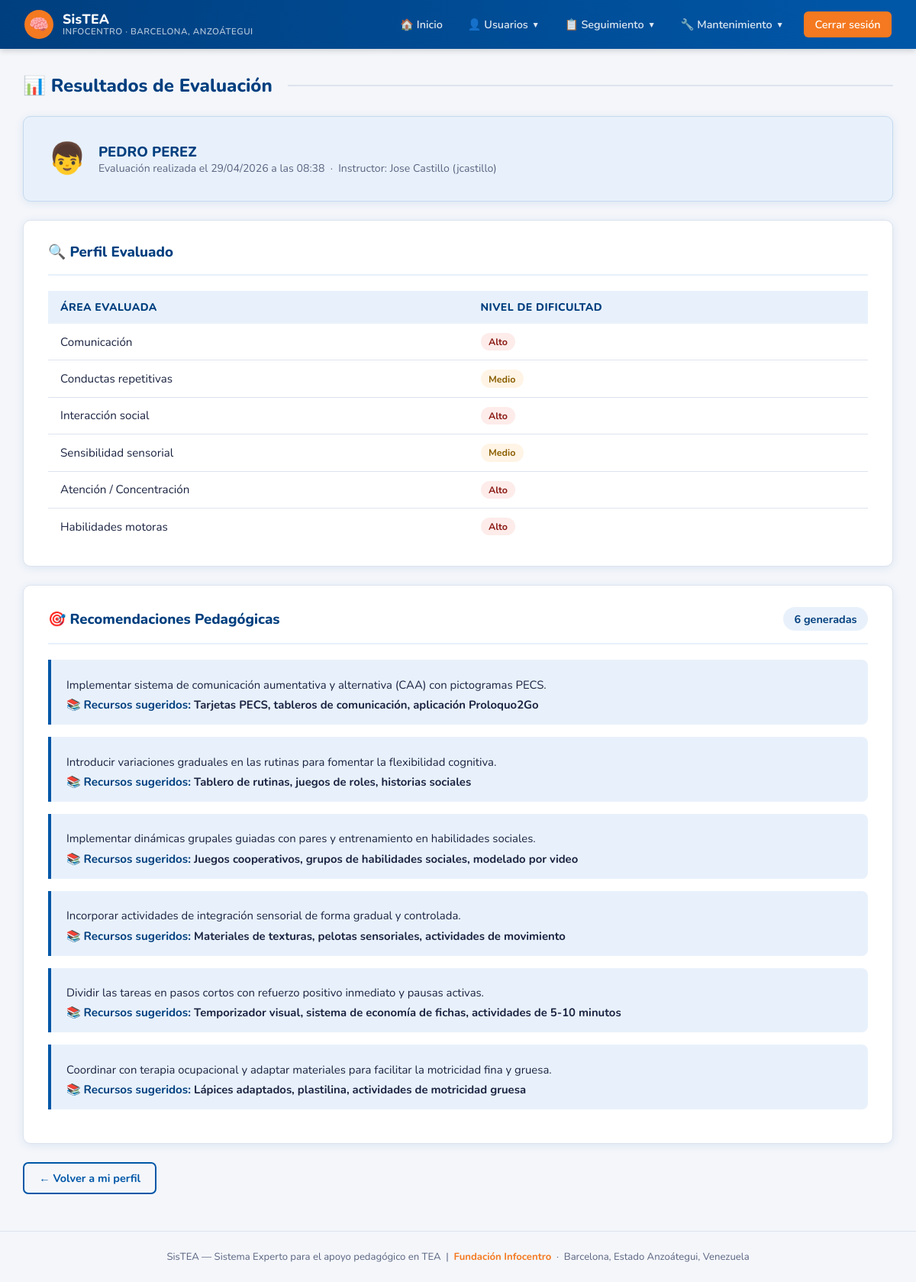
The page /panel/evaluaciones/2/ (signed in) on the database its author committed.
### sistex/models.py (models this page shows, shortened)
class Evaluacion(models.Model):
    NIVEL = [
        ('bajo', 'Bajo'),
        ('medio', 'Medio'),
        ('alto', 'Alto'),
    ]
    estudiante = models.ForeignKey(Estudiante, on_delete=models.CASCADE, related_name='evaluaciones')
    instructor = models.ForeignKey(Instructor, on_delete=models.SET_NULL, null=True)
    fecha = models.DateTimeField(auto_now_add=True)
    dificultad_comunicacion = models.CharField(max_length=10, choices=NIVEL, default='bajo')
    conductas_repetitivas = models.CharField(max_length=10, choices=NIVEL, default='bajo')
    interaccion_social = models.CharField(max_length=10, choices=NIVEL, default='bajo')
    sensibilidad_sensorial = models.CharField(max_length=10, choices=NIVEL, default='bajo')
    atencion_concentracion = models.CharField(max_length=10, choices=NIVEL, default='bajo')
    habilidades_motoras = models.CharField(max_length=10, choices=NIVEL, default='bajo')
    notas = models.TextField(blank=True)
    class Meta:
        verbose_name = "Evaluación"
        verbose_name_plural = "Evaluaciones"
        ordering = ['-fecha']

class Estudiante(models.Model):
    usuario = models.OneToOneField(User, on_delete=models.CASCADE, null=True, blank=True, related_name='estudiante_perfil')
    nombre = models.CharField(max_length=100)
    fecha_nacimiento = models.DateField()
    instructor = models.ForeignKey(Instructor, on_delete=models.SET_NULL, null=True, related_name='estudiantes')
    observaciones = models.TextField(blank=True)
    fecha_registro = models.DateTimeField(auto_now_add=True)
    class Meta:
        verbose_name = "Estudiante"
        verbose_name_plural = "Estudiantes"

class Instructor(models.Model):
    usuario = models.OneToOneField(User, on_delete=models.CASCADE)
    telefono = models.CharField(max_length=20, blank=True)
    especialidad = models.CharField(max_length=100, blank=True)
    def __str__(self):
        return f"{self.usuario.get_full_name()} ({self.usuario.username})"
    class Meta:
        verbose_name = "Instructor"
        verbose_name_plural = "Instructores"

class Recomendacion(models.Model):
    evaluacion = models.ForeignKey(Evaluacion, on_delete=models.CASCADE, related_name='recomendaciones')
    regla = models.ForeignKey(Regla, on_delete=models.SET_NULL, null=True, related_name='recomendaciones_generadas')
    descripcion = models.TextField()
    recurso_didactico = models.CharField(max_length=200, blank=True)
    fecha_generacion = models.DateTimeField(auto_now_add=True)
    class Meta:
        verbose_name = "Recomendación"
        verbose_name_plural = "Recomendaciones"

### sistex/views.py (the view)
# urls.py: path('panel/evaluaciones/<int:pk>/', views.admin_ver_evaluacion, name='admin_ver_evaluacion'),
@admin_required
def admin_ver_evaluacion(request, pk):
    evaluacion = get_object_or_404(Evaluacion, pk=pk)
    recomendaciones = evaluacion.recomendaciones.all()
    return render(request, 'sistex/evaluaciones/resultados.html', {
        'evaluacion': evaluacion,
        'recomendaciones': recomendaciones,
        'es_admin': True,
    })

### sistex/views.py (called while the page is built)
def admin_required(view_func):
    @wraps(view_func)
    def wrapper(request, *args, **kwargs):
        if not request.user.is_authenticated:
            return redirect('login')
        if not request.user.is_staff:
            messages.error(request, 'No tienes permisos para acceder a esa sección.')
            return redirect('dashboard')
        return view_func(request, *args, **kwargs)
    return wrapper

### sistex/templates/sistex/evaluaciones/resultados.html (shortened to what this page needs)
{% extends 'sistex/base.html' %}
{% block content %}
<p class="page-title">&#128202; Resultados de Evaluación</p>
<div class="card" style="background: var(--azul-claro); border: 1px solid #C5D9F0;">
    <div style="display: flex; align-items: center; gap: 1rem; flex-wrap: wrap;">
        <span style="font-size: 2.5rem;">&#128102;</span>
        <div>
            <p style="font-weight: 800; color: var(--azul-oscuro); font-size: 1.15rem;">
                {{ evaluacion.estudiante.nombre }}
            </p>
            <p style="font-size: 0.88rem; color: var(--texto-suave);">
                Evaluación realizada el {{ evaluacion.fecha|date:"d/m/Y" }} a las {{ evaluacion.fecha|date:"H:i" }}
                &nbsp;&middot;&nbsp; Instructor: {{ evaluacion.instructor }}
            </p>
        </div>
    </div>
</div>
<div class="card">
    <div class="card-header">
        <h3>&#128269; Perfil Evaluado</h3>
    </div>
    <table>
        <thead>
            <tr><th>Área Evaluada</th><th>Nivel de Dificultad</th></tr>
        </thead>
        <tbody>
            <tr>
                <td>Comunicación</td>
                <td><span class="badge badge-{{ evaluacion.dificultad_comunicacion }}">{{ evaluacion.get_dificultad_comunicacion_display }}</span></td>
            </tr>
            <tr>
                <td>Conductas repetitivas</td>
                <td><span class="badge badge-{{ evaluacion.conductas_repetitivas }}">{{ evaluacion.get_conductas_repetitivas_display }}</span></td>
            </tr>
            <tr>
                <td>Interacción social</td>
                <td><span class="badge badge-{{ evaluacion.interaccion_social }}">{{ evaluacion.get_interaccion_social_display }}</span></td>
            </tr>
            <tr>
                <td>Sensibilidad sensorial</td>
                <td><span class="badge badge-{{ evaluacion.sensibilidad_sensorial }}">{{ evaluacion.get_sensibilidad_sensorial_display }}</span></td>
            </tr>
            <tr>
                <td>Atención / Concentración</td>
                <td><span class="badge badge-{{ evaluacion.atencion_concentracion }}">{{ evaluacion.get_atencion_concentracion_display }}</span></td>
            </tr>
            <tr>
                <td>Habilidades motoras</td>
                <td><span class="badge badge-{{ evaluacion.habilidades_motoras }}">{{ evaluacion.get_habilidades_motoras_display }}</span></td>
            </tr>
        </tbody>
    </table>
</div>
<div class="card">
    <div class="card-header">
        <h3>&#127919; Recomendaciones Pedagógicas</h3>
        <span class="badge" style="background: var(--azul-claro); color: var(--azul-oscuro); font-size: 0.9rem; padding: 0.35rem 0.9rem;">
            {{ recomendaciones.count }} generadas
        </span>
    </div>
    {% if recomendaciones %}
        {% for rec in recomendaciones %}
        <div class="rec-card">
            <p>{{ rec.descripcion }}</p>
            {% if rec.recurso_didactico %}
            <p class="rec-recursos">&#128218; <strong>Recursos sugeridos:</strong> {{ rec.recurso_didactico }}</p>
            {% endif %}
        </div>
        {% endfor %}
    {% endif %}
</div>
<div style="display: flex; gap: 1rem; flex-wrap: wrap; margin-top: 0.5rem;">
    {% if user.estudiante_perfil is not None %}
    <a href="{% url 'estudiante_dashboard' %}" class="btn btn-outline">&#8592; Volver a mi perfil</a>
    {% else %}
    <a href="{% url 'detalle_estudiante' evaluacion.estudiante.pk %}" class="btn btn-outline">&#8592; Volver al estudiante</a>
    <a href="{% url 'nueva_evaluacion' evaluacion.estudiante.pk %}" class="btn btn-success">&#129504; Nueva evaluación</a>
    {% endif %}
</div>
{% endblock %}

### sistex/templates/sistex/base.html (style rules this page uses)
:root { --azul: #0057A8; --azul-oscuro: #003F7F; --azul-claro: #E8F1FB; --naranja: #F47920; --naranja-hover: #D4661A; --verde: #2E9E5B; --verde-hover: #237A47; --rojo: #D93025; --rojo-hover: #B02519; --gris-bg: #F4F6FA; --gris-borde: #DDE3EE; --texto: #1A2340; --texto-suave: #5A6480; --blanco: #FFFFFF; --sombra: 0 2px 12px rgba(0,87,168,0.10); --radio: 10px; }
* { margin: 0; padding: 0; box-sizing: border-box; }
body { font-family: 'Nunito', 'Segoe UI', sans-serif; background: var(--gris-bg); color: var(--texto); min-height: 100vh; }
.card { background: var(--blanco); border-radius: var(--radio); padding: 1.75rem 2rem; margin-bottom: 1.5rem; box-shadow: var(--sombra); border: 1px solid var(--gris-borde); }
.card-header { display: flex; justify-content: space-between; align-items: center; margin-bottom: 1.25rem; padding-bottom: 1rem; border-bottom: 2px solid var(--azul-claro); }
.card-header h2, .card-header h3 { color: var(--azul-oscuro); font-weight: 800; }
.btn { display: inline-flex; align-items: center; gap: 0.4rem; padding: 0.55rem 1.2rem; background: var(--azul); color: var(--blanco); text-decoration: none; border-radius: 7px; border: none; cursor: pointer; font-family: 'Nunito', sans-serif; font-weight: 700; font-size: 0.9rem; transition: background 0.2s, transform 0.1s; }
.btn-outline { background: transparent; color: var(--azul); border: 2px solid var(--azul); }
table { width: 100%; border-collapse: collapse; }
table th { background: var(--azul-claro); color: var(--azul-oscuro); font-weight: 800; padding: 0.75rem 1rem; text-align: left; font-size: 0.88rem; text-transform: uppercase; letter-spacing: 0.4px; }
table td { padding: 0.75rem 1rem; border-bottom: 1px solid var(--gris-borde); font-size: 0.95rem; }
table tbody tr:last-child td { border-bottom: none; }
.badge { display: inline-block; padding: 0.2rem 0.65rem; border-radius: 20px; font-size: 0.78rem; font-weight: 700; }
.badge-medio { background: #FFF4E5; color: #8B5E00; }
.badge-alto { background: #FDECEA; color: #8B1A14; }
.rec-card { border-left: 4px solid var(--azul); background: var(--azul-claro); border-radius: 0 8px 8px 0; padding: 1rem 1.25rem; margin-bottom: 1rem; }
.rec-card strong { color: var(--azul-oscuro); font-size: 0.95rem; }
.rec-card p { margin-top: 0.4rem; font-size: 0.93rem; color: var(--texto); }
.rec-recursos { margin-top: 0.5rem; font-size: 0.88rem; color: var(--verde); font-weight: 700; }
.page-title { font-size: 1.5rem; font-weight: 800; color: var(--azul-oscuro); margin-bottom: 1.5rem; display: flex; align-items: center; gap: 0.5rem; }
.page-title::after { content: ''; flex: 1; height: 2px; background: var(--gris-borde); margin-left: 0.75rem; }

### rows shown on the page
Evaluacion: estudiante.nombre "PEDRO PEREZ", fecha "29/04/2026", fecha "08:38", instructor "Jose Castillo (jcastillo)", dificultad_comunicacion "Alto", conductas_repetitivas "Medio", interaccion_social "Alto", sensibilidad_sensorial "Medio", atencion_concentracion "Alto", habilidades_motoras "Alto", count "6"
Recomendacion: descripcion "Implementar sistema de comunicación aumentativa y alternativa (CAA) con pictogramas PECS.", recurso_didactico "Tarjetas PECS, tableros de comunicación, aplicación Proloquo2Go"
Recomendacion: descripcion "Introducir variaciones graduales en las rutinas para fomentar la flexibilidad cognitiva.", recurso_didactico "Tablero de rutinas, juegos de roles, historias sociales"
Recomendacion: descripcion "Implementar dinámicas grupales guiadas con pares y entrenamiento en habilidades sociales.", recurso_didactico "Juegos cooperativos, grupos de habilidades sociales, modelado por video"
Recomendacion: descripcion "Incorporar actividades de integración sensorial de forma gradual y controlada.", recurso_didactico "Materiales de texturas, pelotas sensoriales, actividades de movimiento"
Recomendacion: descripcion "Dividir las tareas en pasos cortos con refuerzo positivo inmediato y pausas activas.", recurso_didactico "Temporizador visual, sistema de economía de fichas, actividades de 5-10 minutos"
Recomendacion: descripcion "Coordinar con terapia ocupacional y adaptar materiales para facilitar la motricidad fina y gruesa.", recurso_didactico "Lápices adaptados, plastilina, actividades de motricidad gruesa"
